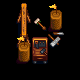

A 2D game scene composited from a Tiled map and its tileset images. What follows is a short description and the map's XML, with every tile layer's data as written:
An orthogonal 5x5 tile map with 16x16 px tiles, 7 tile layers (Back, Back5, Buildings, Buildings1, ...), 4 tilesets.

<map version="1.10" tiledversion="1.10.2" orientation="orthogonal" renderorder="right-down" compressionlevel="0" width="5" height="5" tilewidth="16" tileheight="16" infinite="0" nextlayerid="21" nextobjectid="59">
 <properties>
  <property name="AllowGiantCrops" value="T" />
  <property name="CanBuildHere" value="T" />
  <property name="EnableGrassSpread" value="T" />
  <property name="Fall_Objects" value="T" />
  <property name="FarmFishLocationOverride" value="Mountain 0.5" />
  <property name="ForceAllowTreePlanting" value="T" />
  <property name="IsFarm" value="T" />
  <property name="LocationContext" value="Default" />
  <property name="LooserBuildRestrictions" value="T" />
  <property name="Outdoors" value="T" />
  <property name="Spring_Objects" value="T" />
  <property name="Summer_Objects" value="T" />
  <property name="Winter_Objects" value="T" />
 </properties>
 <tileset firstgid="1" name="Festivals" tilewidth="16" tileheight="16" tilecount="1024" columns="32">
  <image source="Festivals.png" width="512" height="512" />
  <tile id="0">
   <animation>
    <frame tileid="15" duration="1000" />
    <frame tileid="16" duration="1000" />
    <frame tileid="17" duration="1000" />
    <frame tileid="18" duration="1000" />
    <frame tileid="19" duration="1000" />
   </animation>
  </tile>
  <tile id="15">
   <animation>
    <frame tileid="15" duration="1000" />
    <frame tileid="16" duration="1000" />
    <frame tileid="17" duration="1000" />
    <frame tileid="18" duration="1000" />
    <frame tileid="19" duration="1000" />
   </animation>
  </tile>
 </tileset>
 <tileset firstgid="1025" name="Craftables" tilewidth="16" tileheight="16" tilecount="736" columns="8">
  <image source="Craftables.png" width="128" height="1472" />
 </tileset>
 <tileset firstgid="1761" name="furniture" tilewidth="16" tileheight="16" tilecount="2976" columns="32">
  <image source="furniture.png" width="512" height="1488" />
 </tileset>
 <tileset firstgid="4737" name="robin" tilewidth="16" tileheight="16" tilecount="3" columns="3">
  <image source="robin.png" width="48" height="20" />
 </tileset>
 <layer id="1" name="Back" width="5" height="5">
  <data encoding="csv">
0,0,0,0,0,
0,0,0,0,0,
0,0,0,0,0,
0,0,0,0,0,
0,0,0,0,0
</data>
 </layer>
 <layer id="19" name="Back5" width="5" height="5">
  <data encoding="csv">
0,0,0,0,0,
0,0,0,0,0,
0,0,0,0,0,
0,0,0,0,0,
0,0,0,0,0
</data>
 </layer>
 <layer id="2" name="Buildings" width="5" height="5">
  <data encoding="csv">
0,0,0,0,0,
0,315,2147483943,1100,0,
0,347,0,348,0,
0,1100,1449,0,0,
0,0,0,0,0
</data>
 </layer>
 <layer id="20" name="Buildings1" width="5" height="5">
  <data encoding="csv">
0,0,0,0,0,
0,0,0,0,0,
0,0,0,0,0,
0,4737,4737,4737,0,
0,0,0,0,0
</data>
 </layer>
 <layer id="3" name="Front" width="5" height="5">
  <data encoding="csv">
0,283,0,1092,0,
0,0,0,0,0,
0,1092,1441,0,0,
0,0,0,0,0,
0,0,0,0,0
</data>
 </layer>
 <layer id="4" name="AlwaysFront" width="5" height="5">
  <data encoding="csv">
0,0,0,16,0,
0,0,0,0,0,
0,16,0,0,0,
0,0,0,0,0,
0,0,0,0,0
</data>
 </layer>
 <layer id="5" name="Paths" width="5" height="5">
  <data encoding="csv">
0,0,0,0,0,
0,0,0,0,0,
0,0,0,0,0,
0,0,0,0,0,
0,0,0,0,0
</data>
 </layer>
 <objectgroup id="6" name="Back" />
 <objectgroup id="7" name="Buildings" />
 <objectgroup id="8" name="Front" />
 <objectgroup id="9" name="AlwaysFront" />
 <objectgroup id="10" name="Paths" />
</map>
